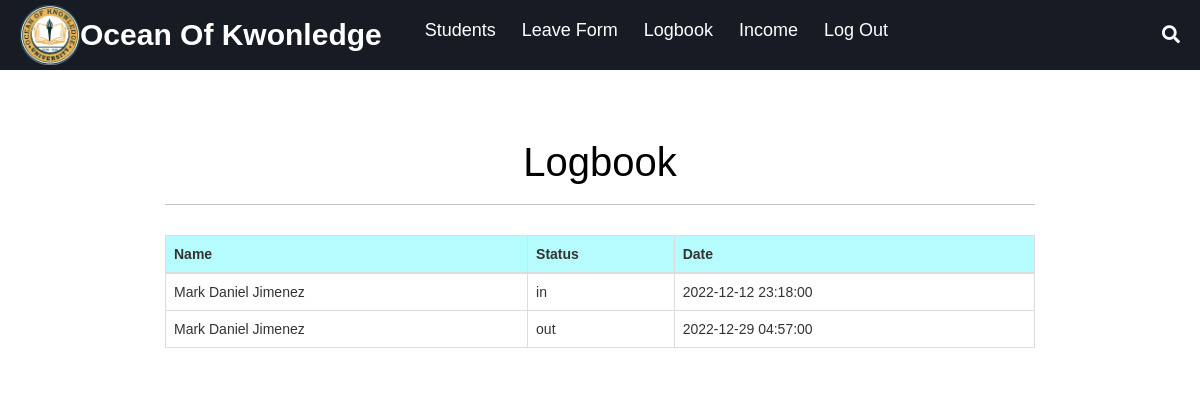
The page /admin/logbooksection.php (signed in) on the database its author committed.
### tables this page shows
CREATE TABLE `logbook` (
  `id` int(50) NOT NULL,
  `name` varchar(50) NOT NULL,
  `type` enum('in','out') NOT NULL,
  `date` datetime NOT NULL
);

### admin/includes/logbook.php (called while the page is built, shortened)
<?php
    function get($conn) {
        $query = "SELECT * FROM logbook";
        $res = $conn->query($query);
        $records = array();
        while($row = $res->fetch_assoc()) {
            array_push($records, $row);
        }
        return json_encode($records);
    }

### admin/logbooksection.php (the view, shortened to what this page needs)
<?php
include 'includes/logbook.php';
$records = json_decode(get($conn));
?>
<!DOCTYPE html>
<html lang="en">
<head>
           <link rel="stylesheet" href="https://maxcdn.bootstrapcdn.com/bootstrap/3.3.6/css/bootstrap.min.css" />
           <link rel="stylesheet" href="http://code.jquery.com/ui/1.11.4/themes/smoothness/jquery-ui.css">
      </head>
<?php
        include_once 'admin-header.php';
        ?>
        <br><br><br><br>
<body>
      <br /><br />
           <div class="container" style="width:900px;">
                <h2 align="center">Logbook</h2>
                <br />
                <div id="order_table">
                     <table class="table table-bordered table-secondary">
                    <thead>
                        <tr>
                            <th>Name</th>
                            <th>Status</th>
                            <th>Date</th>
                        </tr>
                    </thead>
                    <tbody>
                        <?php
                        sort($records);
                        foreach ($records as $record) {
                            echo "
                                    <tr>
                                    <td>$record->name</td>
                                    <td>$record->type</td>
                                    <td>$record->date</td>
                                    </tr>
                                ";
                        }
                        ?>
                    </tbody>
                </table>
    </div>
</body>
</html>

### admin/styles.css (style rules this page uses)
:root { --color-primary: #0073ff; --color-white: #e9e9e9; --color-black: #141d28; --color-black-1: #212b38; }
* { margin: 0; padding: 0; box-sizing: border-box; }
body { font-family: sans-serif; }
* { margin: 0; padding: 0; box-sizing: border-box; text-decoration: none; font-family: 'Poppins', sans-serif; }

### admin/logbooksection.php (style rules this page uses)
.container h2 { text-align: center; padding: 0 0 20px 0; border-bottom: 1px solid silver; font-size: 40px; color: black; }
th { background-color: #B6FCFF; }

### rows shown on the page
logbook: name "Mark Daniel Jimenez", type "in", date "2022-12-12 23:18:00"
logbook: name "Mark Daniel Jimenez", type "out", date "2022-12-29 04:57:00"
